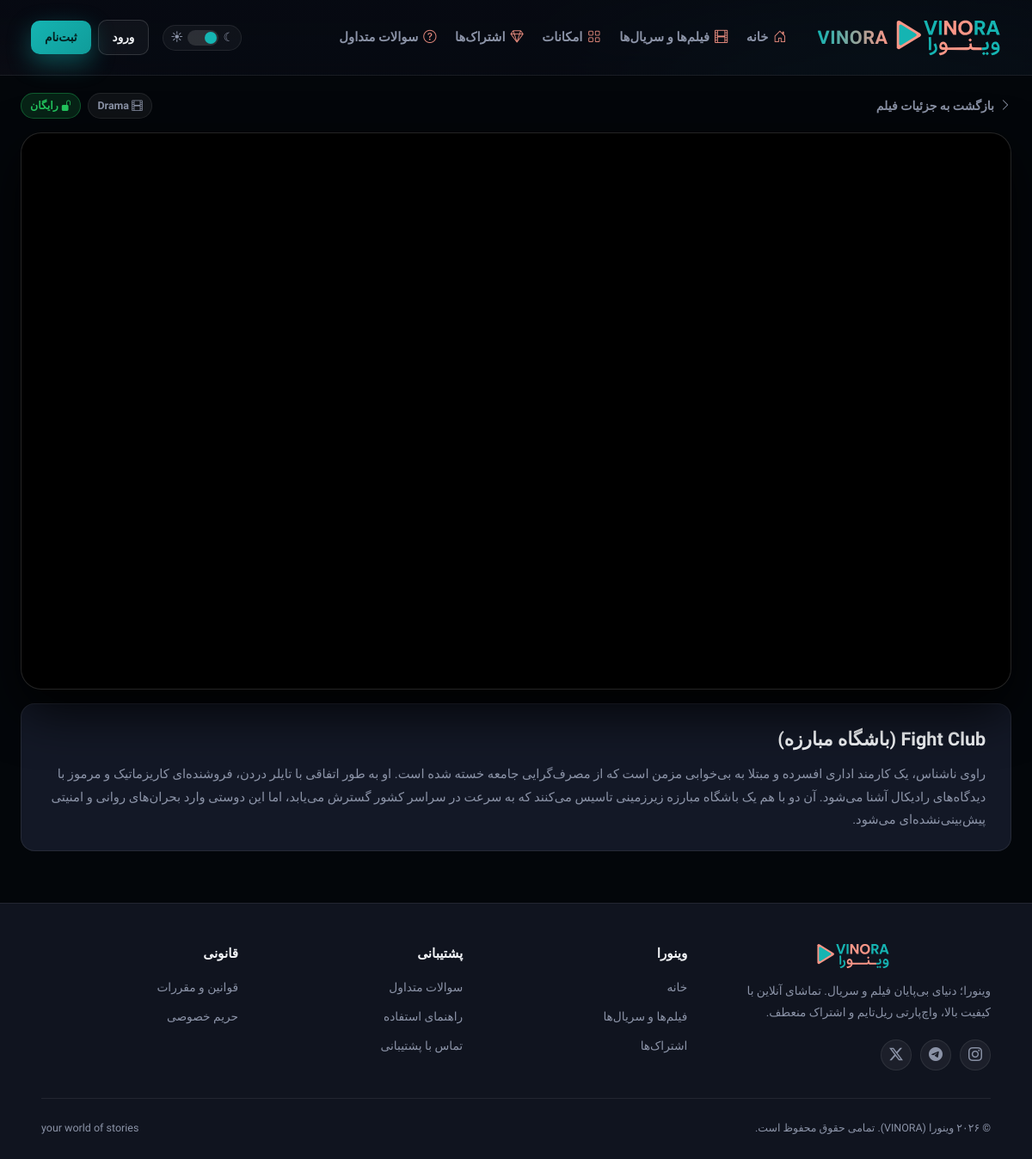
/player/1/, run on the app's committed database.
### videos/models.py (models this page shows, shortened)
class Video(models.Model):
    title = models.CharField(max_length=255)
    description = models.TextField(blank=True)
    video_url = models.URLField(blank=True)
    thumbnail = models.ImageField(upload_to="thumbnails/", blank=True, null=True)
    duration = models.PositiveIntegerField(help_text="Duration in seconds", default=0)
    genre = models.CharField(max_length=100, blank=True)
    release_date = models.DateField(null=True, blank=True)
    required_plan = models.ForeignKey(
        SubscriptionPlan,
        on_delete=models.SET_NULL,
        null=True,
        blank=True,
        related_name="videos",
    )
    uploaded_at = models.DateTimeField(auto_now_add=True)

### videos/views.py (the view)
# urls.py: path("player/<int:pk>/", video_player_view, name="video-player"),
def video_player_view(request, pk):
    video = get_object_or_404(Video, pk=pk)
    is_party = request.GET.get("party") == "true"
    template_name = "watchparty_player.html" if is_party else "player.html"
    return render(request, template_name, {"video": video, "is_party": is_party})

### templates/player.html (shortened to what this page needs)
{% extends 'base.html' %}
{% load static %}
{% block extra_head %}
<link rel="stylesheet" href="{% static 'css/player.css' %}?v=1.0">
{% endblock %}
{% block content %}
<div class="vinora-player-page-wrapper">
    <div class="player-main-container">
        <div class="player-top-header">
            <a href="{% url 'movie-detail' video.id %}" class="btn-back-movie">
                <i class="bi bi-chevron-right"></i> بازگشت به جزئیات فیلم
            </a>
            <div class="player-movie-tags">
                <span class="movie-header-tag"><i class="bi bi-film"></i> {{ video.genre|default:"سینمایی" }}</span>
                {% if video.required_plan %}
                    <span class="movie-header-tag premium"><i class="bi bi-gem"></i> اشتراکی</span>
                {% else %}
                    <span class="movie-header-tag free"><i class="bi bi-unlock-fill"></i> رایگان</span>
                {% endif %}
            </div>
        </div>
        <div class="custom-player-wrapper" id="playerWrapper">
            <video id="mainVideoPlayer" preload="metadata" playsinline>
                <source src="/stream/{{ video.id }}/" type="video/mp4">
            </video>
        </div>
        <div class="player-bottom-card">
            <h1>{{ video.title }}</h1>
            <p>{{ video.description }}</p>
        </div>
    </div>
</div>
{% endblock %}

### static/css/base.css (style rules this page uses)
:root { --vinora-teal: #15b4b2; --vinora-teal-dark: #109c9a; --vinora-teal-light: #5fd6d4; --vinora-coral: #fa9687; --vinora-coral-dark: #f07a68; --vinora-coral-light: #ffb8ad; --bg: #070a12; --bg-elevated: #0b0f1a; --surface: #10141f; --surface-2: #151b2a; --surface-card: #131826; --border: rgba(255, 255, 255, 0.08); --border-strong: rgba(255, 255, 255, 0.14); --text: #f3f5f8; --text-dim: #c4cad6; --muted: #8b93a7; --gold: #f5b942; --danger: #ef4444; --success: #22c55e; --radius-sm: 10px; --radius-md: 16px; --radius-lg: 24px; --radius-xl: 32px; --radius-pill: 999px; --container: 1320px; --header-h: 88px; --transition: 220ms cubic-bezier(0.4, 0, 0.2, 1); --glow-teal: rgba(21, 180, 178, 0.4); --glow-coral: rgba(250, 150, 135, 0.4); color-scheme: dark; }
*, *::before, *::after { box-sizing: border-box; margin: 0; padding: 0; }
html { scroll-behavior: smooth; scroll-padding-top: calc(var(--header-h) + 16px); overflow-x: hidden; }
body { position: relative; min-height: 100vh; display: flex; flex-direction: column; background-color: var(--bg); color: var(--text); font-family: "Vazirmatn", system-ui, -apple-system, BlinkMacSystemFont, "Segoe UI", Roboto, sans-serif; line-height: 1.75; direction: rtl; overflow-x: hidden; transition: background-color 300ms ease, color 300ms ease; }
a { color: inherit; text-decoration: none; }
img, video { display: block; max-width: 100%; height: auto; }
body::before { content: ""; position: fixed; inset: 0; z-index: -1; pointer-events: none; background: radial-gradient(700px 500px at 85% -6%, var(--glow-teal), transparent 60%), radial-gradient(650px 550px at -8% 24%, var(--glow-coral), transparent 60%), radial-gradient(900px 700px at 50% 115%, rgba(21, 180, 178, 0.18), transparent 65%), var(--bg); opacity: 0.9; }

### static/css/player.css (style rules this page uses)
.vinora-player-page-wrapper { min-height: calc(100vh - var(--header-h)); padding: 20px 16px 60px; background: #03060a; }
.player-main-container { width: min(calc(100% - 16px), 1280px); margin: 0 auto; display: flex; flex-direction: column; gap: 16px; }
.player-top-header { display: flex; justify-content: space-between; align-items: center; flex-wrap: wrap; gap: 12px; }
.btn-back-movie { font-size: 0.88rem; font-weight: 700; color: var(--muted); display: inline-flex; align-items: center; gap: 6px; transition: var(--transition); }
.player-movie-tags { display: flex; gap: 8px; }
.movie-header-tag { font-size: 0.78rem; font-weight: 700; padding: 3px 10px; border-radius: var(--radius-pill); background: rgba(255, 255, 255, 0.05); border: 1px solid var(--border); color: var(--muted); }
.movie-header-tag.free { background: rgba(34, 197, 94, 0.15); color: var(--success); border-color: rgba(34, 197, 94, 0.35); }
.custom-player-wrapper { position: relative; width: 100%; aspect-ratio: 16 / 9; background: #000; border-radius: var(--radius-lg); overflow: hidden; box-shadow: 0 24px 60px rgba(0, 0, 0, 0.85); border: 1px solid var(--border-strong); user-select: none; }
.custom-player-wrapper video { width: 100%; height: 100%; display: block; cursor: pointer; }
.player-bottom-card { background: var(--surface-card); border: 1px solid var(--border); border-radius: var(--radius-md); padding: 1.4rem 1.8rem; }
.player-bottom-card h1 { font-size: 1.35rem; font-weight: 900; color: var(--text); margin-bottom: 8px; }
.player-bottom-card p { font-size: 0.92rem; line-height: 1.8; color: var(--muted); margin: 0; }

### data on the page
Video: genre "Drama", title "Fight Club (باشگاه مبارزه)", description "راوی ناشناس، یک کارمند اداری افسرده و مبتلا به بی‌خوابی مزمن است که از مصرف‌گرایی جامعه خسته شده است. او به طور اتفاقی با تایلر دردن، فروشنده‌ای کاریزماتیک و مرموز با دیدگاه‌های رادیکال آشنا می‌شود. آن دو با هم یک باشگاه مبارزه زیرزمینی تاسیس می‌کنند که به سرعت در سراسر کشور گسترش می‌یابد، اما این دوستی وارد بحران‌های روانی و امنیتی پیش‌بینی‌نشده‌ای می‌شود."
